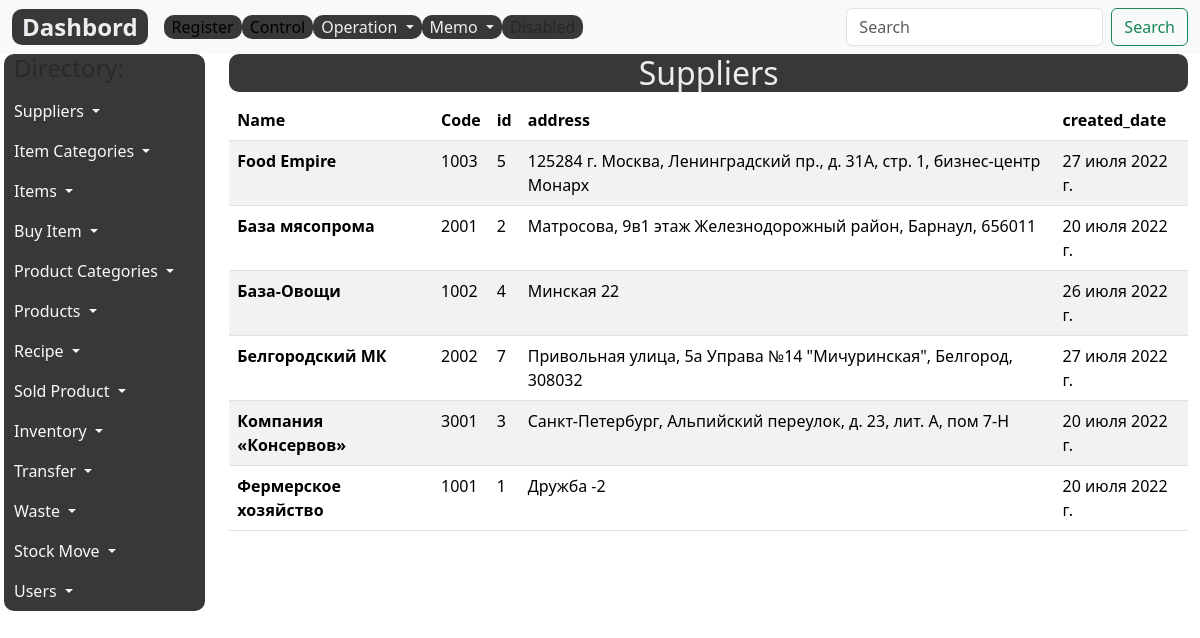
/supplier-list/, run on an earlier commit of the app's database.
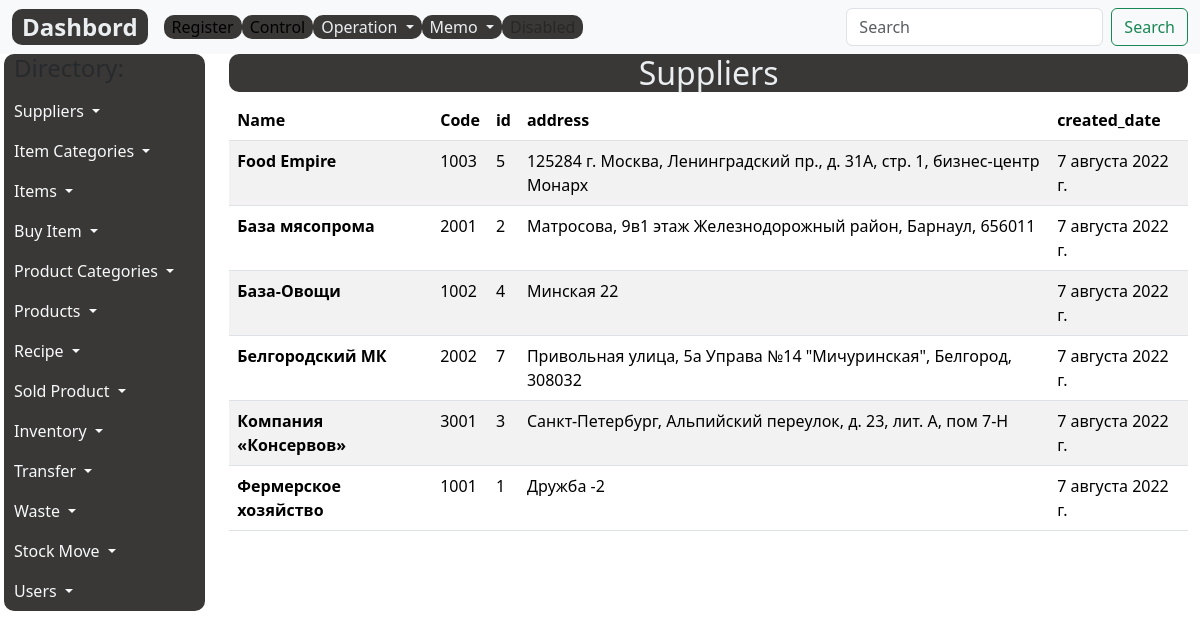
And on a later commit of the database.
### register/models.py (models this page shows, shortened)
class Supplier(models.Model):
    code=models.DecimalField(max_digits=4, help_text="Не более 4 знаков", decimal_places=0, unique=True)
    name = models.CharField(max_length=200, help_text="Не более 200 знаков",db_index=True)
    slug= models.SlugField(max_length=255, verbose_name='Url', unique=True)
    address = models.CharField(max_length=220)
    created_date = models.DateField(auto_now_add=True)
    class Meta:
        ordering = ['name']
        verbose_name = 'Поставщик'
        verbose_name_plural = 'Поставщики'

### register/views.py (the view)
# urls.py: path('supplier-list/', SupplierListView.as_view(), name='supplier-list'),
class SupplierListView(ListView):
    model = Supplier
    template_name = 'register/items/suppliers.html'
    context_object_name = 'suppliers'

### register/templates/register/items/suppliers.html (shortened to what this page needs)
{% extends 'base.html' %}
{% load static %}
{% block content %}
<div class="container">
  <h1 class="custom">Suppliers</h1>
  <table class="table table-striped">
    <thead>
      <tr>
        <th scope="col">Name</th>
        <th scope="col">Code</th>
        <th scope="col">id</th>
        <th scope="col">address</th>
        <th scope="col">created_date</th>
      </tr>
    </thead>
    <tbody>
      {% for supplier in suppliers%}
      <tr>
        <th scope="row">{{supplier.name}}</th>
        <td>{{supplier.code}}</td>
        <td>{{supplier.id}}</td>
        <td>{{supplier.address}}</td>
        <td>{{supplier.created_date}}</td>
      </tr>
      {% endfor %}
    </tbody>
  </table>
</div>
{% endblock %}

What changed in the data, as far as the page shows it:
changed Supplier "Food Empire": created_date "27 июля 2022 г." → "7 августа 2022 г."
changed Supplier "База мясопрома": created_date "20 июля 2022 г." → "7 августа 2022 г."
changed Supplier "База-Овощи": created_date "26 июля 2022 г." → "7 августа 2022 г."
changed Supplier "Белгородский МК": created_date "27 июля 2022 г." → "7 августа 2022 г."
changed Supplier "Компания «Консервов»": created_date "20 июля 2022 г." → "7 августа 2022 г."
changed Supplier "Фермерское хозяйство": created_date "20 июля 2022 г." → "7 августа 2022 г."
